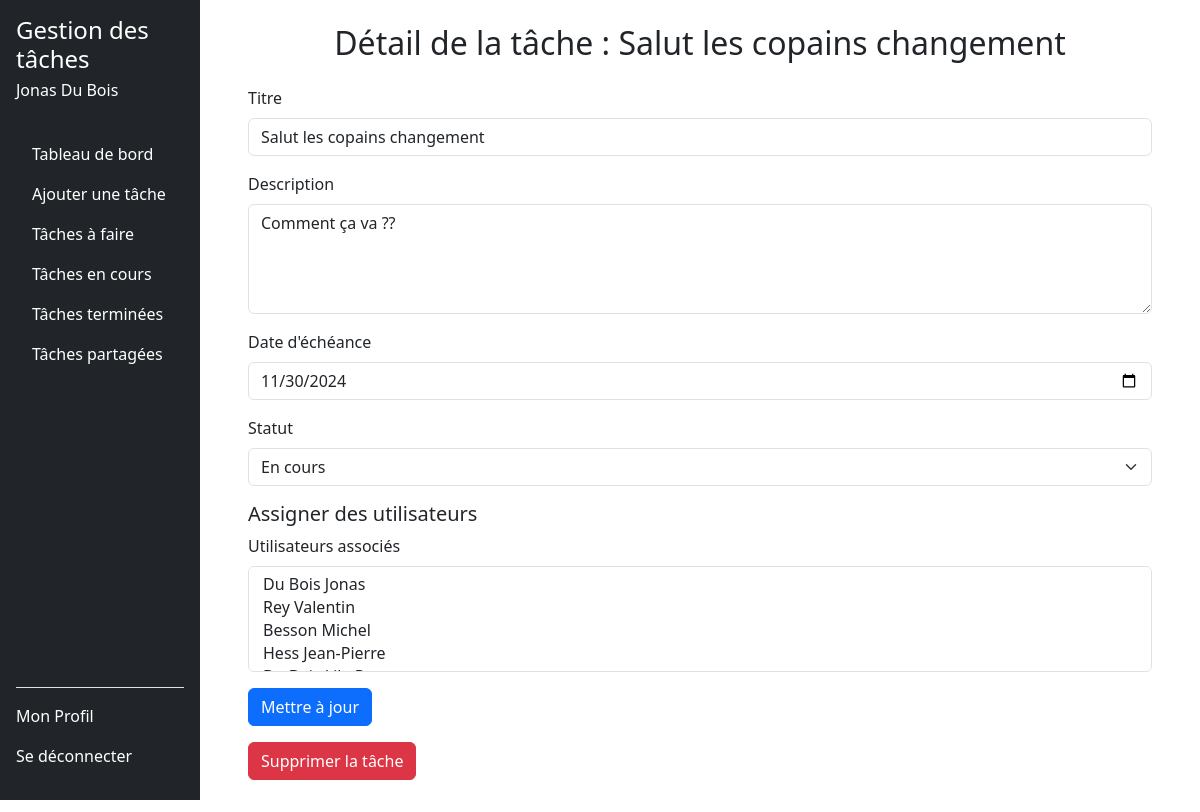
The app's page /task_details.php?task_id=15 (signed in) with its own data.
### tables this page shows
CREATE TABLE users (
        id INTEGER PRIMARY KEY AUTOINCREMENT,
        nom VARCHAR(120) NOT NULL,
        prenom VARCHAR(120) NOT NULL,
        email VARCHAR(120) NOT NULL UNIQUE,
        noTel VARCHAR(20) NOT NULL UNIQUE,
        motDePasse VARCHAR(255) NOT NULL,
        token VARCHAR(255) DEFAULT NULL,
        is_confirmed BOOLEAN DEFAULT 0
    );

CREATE TABLE tasks (
        id INTEGER PRIMARY KEY AUTOINCREMENT,
        userId INTEGER NOT NULL,
        titre TEXT NOT NULL,
        description TEXT DEFAULT NULL,
        dateEcheance DATE DEFAULT NULL,
        statut TEXT CHECK(statut IN ('a_faire', 'en_cours', 'termine')) DEFAULT 'a_faire',
        createdAt TIMESTAMP DEFAULT CURRENT_TIMESTAMP, 
        FOREIGN KEY (userId) REFERENCES users(id) ON DELETE CASCADE
    );

### src/dbManager/DbManagerCRUD.php (called while the page is built, shortened)
<?php
class DbManagerCRUD implements I_ApiCRUD
{
    private $db;
    public function __construct()
    {
        $config = parse_ini_file(__DIR__ . '/../config/db.ini');
        $dsn = $config['dsn'];
        $username = $config['username'];
        $password = $config['password'];
        $this->db = new \PDO($dsn, $username, $password);
    }
    public function rendPersonnes(string $email): array
    {
        $sql = "SELECT * FROM users WHERE email = :email;";
        $stmt = $this->db->prepare($sql);
        $stmt->bindParam(':email', $email, \PDO::PARAM_STR);
        try {
            $stmt->execute();
            $donnees = $stmt->fetchAll(\PDO::FETCH_ASSOC);
            $tabUsers = [];
            foreach ($donnees as $donneesUser) {
                $user = new Users(
                    $donneesUser["prenom"],
                    $donneesUser["nom"],
                    $donneesUser["email"],
                    $donneesUser["noTel"],
                    $donneesUser["motDePasse"],
                    $donneesUser["id"]
                );
                $tabUsers[] = $user;
            }
            return $tabUsers;
        } catch (\PDOException $e) {
            error_log("Erreur lors de la récupération des utilisateurs : " . $e->getMessage());
            return [];
        }
    }
    public function rendAllUtilisateur(): array
    {
        $sql = "SELECT * FROM users";
        $stmt = $this->db->prepare($sql);
        $stmt->execute();
        $donnees = $stmt->fetchAll(\PDO::FETCH_ASSOC);
        $tabUsers = [];
        foreach ($donnees as $donneesUser) {
            $user = new Users(
                $donneesUser["prenom"],
                $donneesUser["nom"],
                $donneesUser["email"],
                $donneesUser["noTel"],
                $donneesUser["motDePasse"],
                $donneesUser["id"]
            );
            $tabUsers[] = $user;
        }
        return $tabUsers;
    }
    public function getTaskById(int $taskId): Task
    {
        try {
            $stmt = $this->db->prepare("SELECT * FROM tasks WHERE id = :task_id");
            $stmt->bindValue(':task_id', $taskId);
            $stmt->execute();
            $taskData = $stmt->fetch(\PDO::FETCH_ASSOC);
            $stmt = $this->db->prepare("SELECT userId FROM task_users WHERE taskId = :taskId");
            $stmt->bindValue(':taskId', $taskId);
            $stmt->execute();
            $userIds = $stmt->fetchAll(\PDO::FETCH_COLUMN);
            $task = new Task(
                $taskData['titre'],
                $taskData['description'],
                $userIds,
                $taskData['dateEcheance'],
                $taskData['statut']
            );
            $task->setId($taskData['id']);
            return $task;
        } catch (\PDOException $e) {
            throw new \Exception('Erreur lors de la récupération de la tâche : ' . $e->getMessage());
        }
    }
    public function getTasksSharedByUserId(int $userId): array
    {
        try {
            $stmt = $this->db->prepare("
            SELECT
                t.*,
                GROUP_CONCAT(u.email) AS shared_user_names
            FROM tasks t
            JOIN task_users tu ON t.id = tu.taskId
            JOIN users u ON tu.userId = u.id
            WHERE t.id IN (
                SELECT taskId
                FROM task_users
                GROUP BY taskId
                HAVING COUNT(DISTINCT userId) > 1
            )
            AND t.id IN (
                SELECT taskId
                FROM task_users
                WHERE userId = :userId
            )
            GROUP BY t.id
        ");
            $stmt->bindValue(':userId', $userId, \PDO::PARAM_INT);
            $stmt->execute();
            $tasks = [];
            return $tasks;
        } catch (\PDOException $e) {
            error_log('Erreur dans getTasksSharedByUserId : ' . $e->getMessage());
            throw new \Exception('Erreur lors de la récupération des tâches partagées : ' . $e->getMessage());
        }
    }
}

### Includes/functions.php (called while the page is built, shortened)
<?php
function getUserByEmail($email, $dbManager) {
    $userInfoArray = $dbManager->rendPersonnes($email);
    return !empty($userInfoArray) ? $userInfoArray[0] : null;
}

### src/dbManager/Users.php (called while the page is built, shortened)
<?php
class Users {
    private $id;
    private $nom;
    private $prenom;
    public function __construct(string $prenom, string $nom, string $email, string $noTel, string $motDePasse ,int $id = 0) {
        $this->prenom = $prenom;
        $this->nom = $nom;
        $this->id = $id;
    }
    public function rendId(): int {
        return (int)$this->id;
    }
    public function rendPrenom(): string {
        return $this->prenom;
    }
    public function rendNom(): string {
        return $this->nom;
    }
}

### src/dbManager/Task.php (called while the page is built, shortened)
<?php
class Task
{
    private $titre;
    private $description;
    private $dateEcheance;
    private $statut;
    public function __construct(
        string $titre,
        string $description = null,
        array $userIds = null,
        string $dateEcheance = null,
        string $statut = 'a_faire',
        int $id = 0,
    ) {
        $this->titre = $titre;
        $this->description = $description;
        $this->dateEcheance = $dateEcheance;
        $this->statut = $statut;
    }
    private function isValidDate(string $date): bool
    {
        $d = DateTime::createFromFormat('Y-m-d', $date);
        return $d && $d->format('Y-m-d') === $date;
    }
    public function rendTitre(): string
    {
        return $this->titre;
    }
    public function rendDescription(): ?string
    {
        return $this->description;
    }
    public function rendDateEcheance(): ?string
    {
        return $this->dateEcheance;
    }
    public function rendStatut(): string
    {
        return $this->statut;
    }
}

### task_details.php (the view, shortened to what this page needs)
<?php
require_once 'includes/functions.php';
$dbManager = new DbManagerCRUD();
$email = $_SESSION['email_user'];
$userInfo = getUserByEmail($email, $dbManager);
$taskId = $_GET['task_id'];
$task = $dbManager->getTaskById($taskId);
$taskUsers = $dbManager->getTasksSharedByUserId($taskId);
?>
<!DOCTYPE html>
<html lang="fr">
<head>
    <link href="https://cdn.jsdelivr.net/npm/bootstrap@5.3.0-alpha3/dist/css/bootstrap.min.css" rel="stylesheet">
    <link href="style/styleSheet.css" rel="stylesheet">
</head>
<body>
    <div class="d-flex">
        <?php include 'includes/sidebar.php'; ?>
        <div class="main-content ms-auto col-md-9 col-lg-10 p-5 pt-4">
            <h2 class="text-center mb-4">Détail de la tâche : <?php echo htmlspecialchars($task->rendTitre()); ?></h2>
            <form action="task_details.php?task_id=<?php echo $taskId; ?>" method="POST">
                <div class="mb-3">
                    <label for="title" class="form-label">Titre</label>
                    <input type="text" id="title" name="title" class="form-control" value="<?php echo htmlspecialchars($task->rendTitre()); ?>" required>
                </div>
                <div class="mb-3">
                    <label for="description" class="form-label">Description</label>
                    <textarea id="description" name="description" class="form-control" rows="4"><?php echo htmlspecialchars($task->rendDescription()); ?></textarea>
                </div>
                <div class="mb-3">
                    <label for="deadline" class="form-label">Date d'échéance</label>
                    <input type="date" id="deadline" name="deadline" class="form-control" value="<?php echo $task->rendDateEcheance(); ?>">
                </div>
                <div class="mb-3">
                    <label for="status" class="form-label">Statut</label>
                    <select id="status" name="status" class="form-select">
                        <option value="en_cours" <?php echo $task->rendStatut() == 'en_cours' ? 'selected' : ''; ?>>En cours</option>
                    </select>
                </div>
                <h5>Assigner des utilisateurs</h5>
                <div class="mb-3">
                    <label for="assigned_users" class="form-label">Utilisateurs associés</label>
                    <select multiple id="assigned_users" name="assigned_users[]" class="form-select">
                        <?php
                        $allUsers = $dbManager->rendAllUtilisateur();
                        foreach ($allUsers as $user) {
                            $selected = in_array($user->rendId(), $taskUsers) ? 'selected' : '';
                            echo "<option value='" . $user->rendId() . "' $selected>" . htmlspecialchars($user->rendNom()) . " " . htmlspecialchars($user->rendPrenom()) . "</option>";
                        }
                        ?>
                    </select>
                </div>
                <div class="d-flex justify-content-between align-items-center">
                    <button type="submit" class="btn btn-primary">Mettre à jour</button>
                </div>
            </form>
            <form method="POST" action="delete_task.php?task_id=<?php echo $taskId; ?>" class="mb-0">
                <div class="d-flex justify-content-between align-items-center mt-3">
                    <button type="submit" name="delete_task" class="btn btn-danger">Supprimer la tâche</button>
                </div>
            </form>
        </div>
    </div>
</body>
</html>

### Includes/sidebar.php (shortened to what this page needs)
<?php
$email = $_SESSION['email_user'];
$dbManager = new DbManagerCRUD();
$users = $dbManager->rendPersonnes($email);
if (!empty($users)) {
    $user = $users[0];
    $userName = $user->rendPrenom() . ' ' . $user->rendNom();
} else {
    $userName = 'Utilisateur inconnu';
}
?>
<div class="col-md-3 col-lg-2 bg-dark text-white sidebar position-fixed vh-100 d-flex flex-column p-3">
    <h4 class="mb-0">Gestion des tâches</h4>
    <p class="mt-1"><?= htmlspecialchars($userName) ?></p>
    <ul class="nav nav-pills flex-column mb-auto pt-3">
    <?php
                    $navLinks = [
                        'dashboard.php' => 'Tableau de bord',
                        'ajouter_tache.php' => 'Ajouter une tâche',
                        'taches_a_faire.php' => 'Tâches à faire',
                        'taches_en_cours.php' => 'Tâches en cours',
                        'taches_terminees.php' => 'Tâches terminées',
                        'taches_partage.php' => 'Tâches partagées',
                    ];
                    foreach ($navLinks as $link => $label) {
                        $active = basename($_SERVER['PHP_SELF']) == $link ? 'active' : '';
                        echo "<li class='nav-item'>
                                <a href='$link' class='nav-link text-white $active'>$label</a>
                              </li>";
                    }
                    ?>
                </ul>
                <div class="mt-auto border-top pt-3">
                    <a href="profile.php" class="nav-link text-white pb-3<?= basename($_SERVER['PHP_SELF']) == 'profile.php' ? 'active' : '' ?>">
                        Mon Profil
                    </a>
                    <a href="logout.php" class="nav-link text-white pb-3">
                        Se déconnecter
                    </a>
                </div>
</div>

### records on screen
users: userName "Jonas Du Bois", $user->rendId() 1 (drawn)
tasks: titre "Salut les copains changement", title "Salut les copains changement", description "Comment ça va ??", deadline "11/30/2024", status "En cours"

### other values on screen
$label "Tableau de bord"
$label "Ajouter une tâche"
$label "Tâches à faire"
$label "Tâches en cours"
$label "Tâches terminées"
$label "Tâches partagées"
